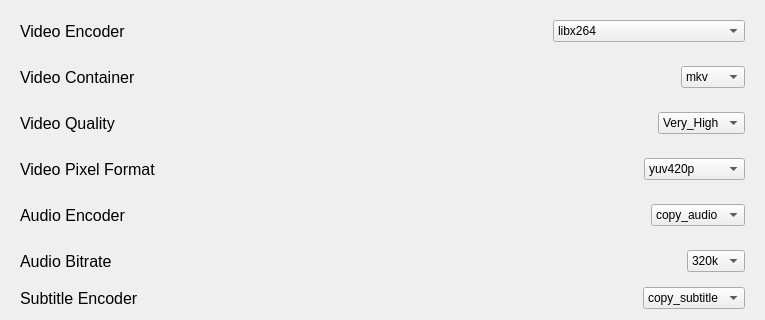
                       <widget class="QWidget" name="widget_15" native="true">
                        <layout class="QVBoxLayout" name="verticalLayout_26">
                         <item>
                          <widget class="QWidget" name="widget_17" native="true">
                           <layout class="QHBoxLayout" name="horizontalLayout_15">
                            <item>
                             <widget class="QLabel" name="encoderLabel">
                              <property name="font">
                               <font>
                                <pointsize>12</pointsize>
                               </font>
                              </property>
                              <property name="text">
                               <string>Video Encoder</string>
                              </property>
                             </widget>
                            </item>
                            <item>
                             <spacer name="horizontalSpacer_9">
                              <property name="orientation">
                               <enum>Qt::Orientation::Horizontal</enum>
                              </property>
                              <property name="sizeHint" stdset="0">
                               <size>
                                <width>40</width>
                                <height>20</height>
                               </size>
                              </property>
                             </spacer>
                            </item>
                            <item>
                             <widget class="QLabel" name="label_54">
                              <property name="maximumSize">
                               <size>
                                <width>25</width>
                                <height>25</height>
                               </size>
                              </property>
                              <property name="toolTip">
                               <string>&lt;html&gt;&lt;head/&gt;&lt;body&gt;&lt;p&gt;&lt;span style=&quot; font-weight:700;&quot;&gt;Encoder:&lt;/span&gt;&lt;/p&gt;&lt;p&gt;- Compression algorithm for video, most common is libx264&lt;/p&gt;&lt;p&gt;- Any encoder without a device label is a CPU encoder.&lt;/p&gt;&lt;p&gt;- &lt;span style=&quot; font-weight:700; text-decoration: underline;&quot;&gt;Lossy Encoders:&lt;/span&gt;&lt;/p&gt;&lt;p&gt;- libx264 (&lt;span style=&quot; font-weight:700;&quot;&gt;mkv, mp4, mov, avi&lt;/span&gt;)&lt;/p&gt;&lt;p&gt;- libx265 (&lt;span style=&quot; font-weight:700;&quot;&gt;mkv, mp4, mov&lt;/span&gt;)&lt;/p&gt;&lt;p&gt;- vp9 (&lt;span style=&quot; font-weight:700;&quot;&gt;mkv, webm&lt;/span&gt;)&lt;/p&gt;&lt;p&gt;- av1 (&lt;span style=&quot; font-weight:700;&quot;&gt;mkv, mp4, webm&lt;/span&gt;)&lt;/p&gt;&lt;p&gt;- &lt;span style=&quot; font-weight:700; text-decoration: underline;&quot;&gt;Lossless Encoders:&lt;/span&gt;&lt;/p&gt;&lt;p&gt;- prores (&lt;span style=&quot; font-weight:700;&quot;&gt;mkv, mov&lt;/span&gt;)&lt;/p&gt;&lt;p&gt;- ffv1 (&lt;span style=&quot; font-weight:700;&quot;&gt;mkv, avi&lt;/span&gt;)&lt;/p&gt;&lt;/body&gt;&lt;/html&gt;</string>
                              </property>
                              <property name="text">
                               <string/>
                              </property>
                              <property name="pixmap">
                               <pixmap resource="resources.qrc">:/icons/icons/info.svg</pixmap>
                              </property>
                              <property name="scaledContents">
                               <bool>true</bool>
                              </property>
                             </widget>
                            </item>
                            <item>
                             <widget class="QComboBox" name="encoder">
                              <property name="minimumSize">
                               <size>
                                <width>0</width>
                                <height>0</height>
                               </size>
                              </property>
                              <item>
                               <property name="text">
                                <string>libx264</string>
                               </property>
                              </item>
                              <item>
                               <property name="text">
                                <string>libx265</string>
                               </property>
                              </item>
                              <item>
                               <property name="text">
                                <string>vp9</string>
                               </property>
                              </item>
                              <item>
                               <property name="text">
                                <string>av1</string>
                               </property>
                              </item>
                              <item>
                               <property name="text">
                                <string>prores</string>
                               </property>
                              </item>
                              <item>
                               <property name="text">
                                <string>ffv1</string>
                               </property>
                              </item>
                              <item>
                               <property name="text">
                                <string>x264_vulkan (experimental)</string>
                               </property>
                              </item>
                              <item>
                               <property name="text">
                                <string>x264_nvenc</string>
                               </property>
                              </item>
                              <item>
                               <property name="text">
                                <string>x265_nvenc</string>
                               </property>
                              </item>
                              <item>
                               <property name="text">
                                <string>av1_nvenc (40 series and up)</string>
                               </property>
                              </item>
                              <item>
                               <property name="text">
                                <string>x264_vaapi</string>
                               </property>
                              </item>
                              <item>
                               <property name="text">
                                <string>x265_vaapi</string>
                               </property>
                              </item>
                              <item>
                               <property name="text">
                                <string>av1_vaapi</string>
                               </property>
                              </item>
                             </widget>
                            </item>
                           </layout>
                          </widget>
                         </item>
                         <item>
                          <widget class="QWidget" name="widget_27" native="true">
                           <layout class="QHBoxLayout" name="horizontalLayout_44">
                            <item>
                             <widget class="QLabel" name="label_49">
                              <property name="font">
                               <font>
                                <pointsize>12</pointsize>
                               </font>
                              </property>
                              <property name="text">
                               <string>Video Container</string>
                              </property>
                             </widget>
                            </item>
                            <item>
                             <spacer name="horizontalSpacer_19">
                              <property name="orientation">
                               <enum>Qt::Orientation::Horizontal</enum>
                              </property>
                              <property name="sizeHint" stdset="0">
                               <size>
                                <width>437</width>
                                <height>20</height>
                               </size>
                              </property>
                             </spacer>
                            </item>
                            <item>
                             <widget class="QLabel" name="label_50">
                              <property name="maximumSize">
                               <size>
                                <width>25</width>
                                <height>25</height>
                               </size>
                              </property>
                              <property name="toolTip">
                               <string>&lt;html&gt;&lt;head/&gt;&lt;body&gt;&lt;p&gt;&lt;span style=&quot; font-weight:700;&quot;&gt;Video Container&lt;/span&gt;&lt;/p&gt;&lt;p&gt;- Changes the video container in the default output file generated container.&lt;/p&gt;&lt;p&gt;- &lt;span style=&quot; font-weight:700;&quot;&gt;mkv &lt;/span&gt;is &lt;span style=&quot; font-weight:700;&quot;&gt;recomended&lt;/span&gt; due to its extensive support for different formats.&lt;/p&gt;&lt;p&gt;&lt;span style=&quot; font-weight:700;&quot;&gt;WARNING: Changing this &lt;/span&gt;&lt;span style=&quot; font-weight:700; text-decoration: underline;&quot;&gt;MAY&lt;/span&gt;&lt;span style=&quot; font-weight:700;&quot;&gt; break encoder compadibility. &lt;/span&gt;&lt;/p&gt;&lt;p&gt;&lt;span style=&quot; font-weight:700;&quot;&gt;Please look at the audio and video encoder tooltips for compadibility.&lt;/span&gt;&lt;/p&gt;&lt;/body&gt;&lt;/html&gt;</string>
                              </property>
                              <property name="text">
                               <string/>
                              </property>
                              <property name="pixmap">
                               <pixmap resource="resources.qrc">:/icons/icons/info.svg</pixmap>
                              </property>
                              <property name="scaledContents">
                               <bool>true</bool>
                              </property>
                             </widget>
                            </item>
                            <item>
                             <widget class="QComboBox" name="video_container">
                              <item>
                               <property name="text">
                                <string>mkv</string>
                               </property>
                              </item>
                              <item>
                               <property name="text">
                                <string>mp4</string>
                               </property>
                              </item>
                              <item>
                               <property name="text">
                                <string>mov</string>
                               </property>
                              </item>
                              <item>
                               <property name="text">
                                <string>webm</string>
                               </property>
                              </item>
                              <item>
                               <property name="text">
                                <string>avi</string>
                               </property>
                              </item>
                             </widget>
                            </item>
                           </layout>
                          </widget>
                         </item>
                         <item>
                          <widget class="QWidget" name="widget_18" native="true">
                           <layout class="QHBoxLayout" name="horizontalLayout_33">
                            <item>
                             <widget class="QLabel" name="encoderLabel_5">
                              <property name="font">
                               <font>
                                <pointsize>12</pointsize>
                               </font>
                              </property>
                              <property name="text">
                               <string>Video Quality</string>
                              </property>
                             </widget>
                            </item>
                            <item>
                             <spacer name="horizontalSpacer_17">
                              <property name="orientation">
                               <enum>Qt::Orientation::Horizontal</enum>
                              </property>
                              <property name="sizeHint" stdset="0">
                               <size>
                                <width>40</width>
                                <height>20</height>
                               </size>
                              </property>
                             </spacer>
                            </item>
                            <item>
                             <widget class="QComboBox" name="video_quality">
                              <property name="minimumSize">
                               <size>
                                <width>0</width>
                                <height>0</height>
                               </size>
                              </property>
                              <item>
                               <property name="text">
                                <string>Very_High</string>
                               </property>
                              </item>
                              <item>
                               <property name="text">
                                <string>High</string>
                               </property>
                              </item>
                              <item>
                               <property name="text">
                                <string>Medium</string>
                               </property>
                              </item>
                              <item>
                               <property name="text">
                                <string>Low</string>
                               </property>
                              </item>
                             </widget>
                            </item>
                           </layout>
                          </widget>
                         </item>
                         <item>
                          <widget class="QWidget" name="widget_21" native="true">
                           <layout class="QHBoxLayout" name="horizontalLayout_35">
                            <item>
                             <widget class="QLabel" name="encoderLabel_7">
                              <property name="font">
                               <font>
                                <pointsize>12</pointsize>
                               </font>
                              </property>
                              <property name="text">
                               <string>Video Pixel Format</string>
                              </property>
                             </widget>
                            </item>
                            <item>
                             <spacer name="horizontalSpacer_20">
                              <property name="orientation">
                               <enum>Qt::Orientation::Horizontal</enum>
                              </property>
                              <property name="sizeHint" stdset="0">
                               <size>
                                <width>469</width>
                                <height>20</height>
                               </size>
                              </property>
                             </spacer>
                            </item>
                            <item>
                             <widget class="QLabel" name="label_58">
                              <property name="maximumSize">
                               <size>
                                <width>25</width>
                                <height>25</height>
                               </size>
                              </property>
                              <property name="toolTip">
                               <string>&lt;html&gt;&lt;head/&gt;&lt;body&gt;&lt;p&gt;&lt;span style=&quot; font-weight:700;&quot;&gt;Pixel Format&lt;/span&gt;&lt;/p&gt;&lt;p&gt;- D&lt;span style=&quot; font-family:'Droid Sans Mono','monospace','monospace'; font-size:9pt; color:#cccccc;&quot;&gt;efines how color information is stored for each pixel in a video frame.&lt;/span&gt;&lt;/p&gt;&lt;p&gt;&lt;span style=&quot; font-family:'Droid Sans Mono','monospace','monospace'; font-size:9pt; color:#cccccc;&quot;&gt;- yuv420p: Most common, removes the most information. &lt;/span&gt;(&lt;span style=&quot; font-weight:700;&quot;&gt;mkv, mp4, mov, avi, webm&lt;/span&gt;)&lt;/p&gt;&lt;p&gt;&lt;span style=&quot; font-family:'Droid Sans Mono','monospace','monospace'; font-size:9pt; color:#cccccc;&quot;&gt;- yuv422p: In between 420p and 444p. &lt;/span&gt;(&lt;span style=&quot; font-weight:700;&quot;&gt;mkv, mov, mp4&lt;/span&gt;)&lt;/p&gt;&lt;p&gt;&lt;span style=&quot; font-family:'Droid Sans Mono','monospace','monospace'; font-size:9pt; color:#cccccc;&quot;&gt;- yuv444p: Keeps the most information. &lt;/span&gt;(&lt;span style=&quot; font-weight:700;&quot;&gt;mkv, mov, mp4&lt;/span&gt;)&lt;br/&gt;&lt;/p&gt;&lt;p&gt;- &lt;span style=&quot; font-family:'Droid Sans Mono','monospace','monospace'; font-size:9pt; color:#cccccc;&quot;&gt;yuv 420/422/444 p10le: 10 bit version of each. (MKV and MP4 containers only) &lt;/span&gt;(&lt;span style=&quot; font-weight:700;&quot;&gt;mkv, mov, mp4&lt;/span&gt;)&lt;/p&gt;&lt;/body&gt;&lt;/html&gt;</string>
                              </property>
                              <property name="text">
                               <string/>
                              </property>
                              <property name="pixmap">
                               <pixmap resource="resources.qrc">:/icons/icons/info.svg</pixmap>
                              </property>
                              <property name="scaledContents">
                               <bool>true</bool>
                              </property>
                             </widget>
                            </item>
                            <item>
                             <widget class="QComboBox" name="video_pixel_format">
                              <property name="minimumSize">
                               <size>
                                <width>0</width>
                                <height>0</height>
                               </size>
                              </property>
                              <item>
                               <property name="text">
                                <string>yuv420p</string>
                               </property>
                              </item>
                              <item>
                               <property name="text">
                                <string>yuv422p</string>
                               </property>
                              </item>
                              <item>
                               <property name="text">
                                <string>yuv444p</string>
                               </property>
                              </item>
                              <item>
                               <property name="text">
                                <string>yuv420p10le</string>
                               </property>
                              </item>
                              <item>
                               <property name="text">
                                <string>yuv422p10le</string>
                               </property>
                              </item>
                              <item>
                               <property name="text">
                                <string>yuv444p10le</string>
                               </property>
                              </item>
                             </widget>
                            </item>
                           </layout>
                          </widget>
                         </item>
                         <item>
                          <widget class="QWidget" name="widget_20" native="true">
                           <layout class="QHBoxLayout" name="horizontalLayout_34">
                            <item>
                             <widget class="QLabel" name="encoderLabel_10">
                              <property name="font">
                               <font>
                                <pointsize>12</pointsize>
                               </font>
                              </property>
                              <property name="text">
                               <string>Audio Encoder</string>
                              </property>
                             </widget>
                            </item>
                            <item>
                             <spacer name="horizontalSpacer_30">
                              <property name="orientation">
                               <enum>Qt::Orientation::Horizontal</enum>
                              </property>
                              <property name="sizeHint" stdset="0">
                               <size>
                                <width>382</width>
                                <height>20</height>
                               </size>
                              </property>
                             </spacer>
                            </item>
                            <item>
                             <widget class="QLabel" name="label_56">
                              <property name="maximumSize">
                               <size>
                                <width>25</width>
                                <height>25</height>
                               </size>
                              </property>
                              <property name="toolTip">
                               <string>&lt;html&gt;&lt;head/&gt;&lt;body&gt;&lt;p&gt;&lt;span style=&quot; font-weight:700;&quot;&gt;Audio Encoder&lt;/span&gt;&lt;/p&gt;&lt;p&gt;- &lt;span style=&quot; font-weight:700;&quot;&gt;Recommended &lt;/span&gt;to use &lt;span style=&quot; font-weight:700;&quot;&gt;aac&lt;/span&gt; if the video container is &lt;span style=&quot; font-weight:700;&quot;&gt;not mkv, &lt;/span&gt;or if the output video has audio isses.&lt;/p&gt;&lt;p&gt;&lt;span style=&quot; font-weight:700;&quot;&gt;- &lt;/span&gt;copy_audio: No re-encoding is done on the output&lt;/p&gt;&lt;p&gt;- aac: Most common, and high quality.&lt;/p&gt;&lt;p&gt;- libmp3lame: Used less, low quality.&lt;/p&gt;&lt;p&gt;- opus: Used for &lt;span style=&quot; font-weight:700;&quot;&gt;webm&lt;/span&gt;.&lt;/p&gt;&lt;/body&gt;&lt;/html&gt;</string>
                              </property>
                              <property name="text">
                               <string/>
                              </property>
                              <property name="pixmap">
                               <pixmap resource="resources.qrc">:/icons/icons/info.svg</pixmap>
                              </property>
                              <property name="scaledContents">
                               <bool>true</bool>
                              </property>
                             </widget>
                            </item>
                            <item>
                             <widget class="QComboBox" name="audio_encoder">
                              <property name="minimumSize">
                               <size>
                                <width>0</width>
                                <height>0</height>
                               </size>
                              </property>
                              <item>
                               <property name="text">
                                <string>copy_audio</string>
                               </property>
                              </item>
                              <item>
                               <property name="text">
                                <string>aac</string>
                               </property>
                              </item>
                              <item>
                               <property name="text">
                                <string>libmp3lame</string>
                               </property>
                              </item>
                              <item>
                               <property name="text">
                                <string>opus</string>
                               </property>
                              </item>
                             </widget>
                            </item>
                           </layout>
                          </widget>
                         </item>
                         <item>
                          <widget class="QWidget" name="widget_16" native="true">
                           <layout class="QHBoxLayout" name="horizontalLayout_2">
                            <item>
                             <widget class="QLabel" name="encoderLabel_6">
                              <property name="font">
                               <font>
                                <pointsize>12</pointsize>
                               </font>
                              </property>
                              <property name="text">
                               <string>Audio Bitrate</string>
                              </property>
                             </widget>
                            </item>
                            <item>
                             <spacer name="horizontalSpacer_18">
                              <property name="orientation">
                               <enum>Qt::Orientation::Horizontal</enum>
                              </property>
                              <property name="sizeHint" stdset="0">
                               <size>
                                <width>494</width>
                                <height>20</height>
                               </size>
                              </property>
                             </spacer>
                            </item>
                            <item>
                             <widget class="QLabel" name="label_57">
                              <property name="maximumSize">
                               <size>
                                <width>25</width>
                                <height>25</height>
                               </size>
                              </property>
                              <property name="toolTip">
                               <string>&lt;html&gt;&lt;head/&gt;&lt;body&gt;&lt;p&gt;&lt;span style=&quot; font-weight:700;&quot;&gt;Audio Bitrate&lt;/span&gt;&lt;/p&gt;&lt;p&gt;&lt;span style=&quot; font-weight:700;&quot;&gt;- &lt;/span&gt;Higher bitrate = higher quality&lt;/p&gt;&lt;p&gt;   - Only applies to &lt;span style=&quot; font-weight:700;&quot;&gt;aac &lt;/span&gt;and &lt;span style=&quot; font-weight:700;&quot;&gt;libmp3lame&lt;/span&gt;.&lt;/p&gt;&lt;/body&gt;&lt;/html&gt;</string>
                              </property>
                              <property name="text">
                               <string/>
                              </property>
                              <property name="pixmap">
                               <pixmap resource="resources.qrc">:/icons/icons/info.svg</pixmap>
                              </property>
                              <property name="scaledContents">
                               <bool>true</bool>
                              </property>
                             </widget>
                            </item>
                            <item>
                             <widget class="QComboBox" name="audio_bitrate">
                              <property name="minimumSize">
                               <size>
                                <width>0</width>
                                <height>0</height>
                               </size>
                              </property>
                              <item>
                               <property name="text">
                                <string>320k</string>
                               </property>
                              </item>
                              <item>
                               <property name="text">
                                <string>192k</string>
                               </property>
                              </item>
                              <item>
                               <property name="text">
                                <string>128k</string>
                               </property>
                              </item>
                              <item>
                               <property name="text">
                                <string>96k</string>
                               </property>
                              </item>
                             </widget>
                            </item>
                           </layout>
                          </widget>
                         </item>
                         <item>
                          <widget class="QWidget" name="widget_26" native="true">
                           <property name="sizePolicy">
                            <sizepolicy hsizetype="Preferred" vsizetype="Minimum">
                             <horstretch>0</horstretch>
                             <verstretch>0</verstretch>
                            </sizepolicy>
                           </property>
                           <layout class="QHBoxLayout" name="horizontalLayout_43">
                            <property name="leftMargin">
                             <number>9</number>
                            </property>
                            <property name="topMargin">
                             <number>0</number>
                            </property>
                            <property name="rightMargin">
                             <number>9</number>
                            </property>
                            <property name="bottomMargin">
                             <number>0</number>
                            </property>
                            <item>
                             <widget class="QLabel" name="encoderLabel_8">
                              <property name="font">
                               <font>
                                <pointsize>12</pointsize>
                               </font>
                              </property>
                              <property name="text">
                               <string>Subtitle Encoder</string>
                              </property>
                             </widget>
                            </item>
                            <item>
                             <spacer name="horizontalSpacer_23">
                              <property name="orientation">
                               <enum>Qt::Orientation::Horizontal</enum>
                              </property>
                              <property name="sizeHint" stdset="0">
                               <size>
                                <width>307</width>
                                <height>20</height>
                               </size>
                              </property>
                             </spacer>
                            </item>
                            <item>
                             <widget class="QLabel" name="label_60">
                              <property name="maximumSize">
                               <size>
                                <width>25</width>
                                <height>25</height>
                               </size>
                              </property>
                              <property name="toolTip">
                               <string>&lt;html&gt;&lt;head/&gt;&lt;body&gt;&lt;p&gt;&lt;span style=&quot; font-weight:700;&quot;&gt;Subtitle Encoder&lt;/span&gt;&lt;/p&gt;&lt;p&gt;- &lt;span style=&quot; font-weight:700;&quot;&gt;Recommended &lt;/span&gt;to use &lt;span style=&quot; font-weight:700;&quot;&gt;copy_subtitles&lt;/span&gt;.&lt;/p&gt;&lt;p&gt;-&lt;span style=&quot; font-weight:700;&quot;/&gt;copy_subtitles: No re-encoding is done on the output&lt;/p&gt;&lt;p&gt;- srt: Most common.&lt;/p&gt;&lt;p&gt;- ass: Higher customization of subtitles.&lt;/p&gt;&lt;p&gt;- webvtt: Used for &lt;span style=&quot; font-weight:700;&quot;&gt;webm&lt;/span&gt;.&lt;/p&gt;&lt;/body&gt;&lt;/html&gt;</string>
                              </property>
                              <property name="text">
                               <string/>
                              </property>
                              <property name="pixmap">
                               <pixmap resource="resources.qrc">:/icons/icons/info.svg</pixmap>
                              </property>
                              <property name="scaledContents">
                               <bool>true</bool>
                              </property>
                             </widget>
                            </item>
                            <item>
                             <widget class="QComboBox" name="subtitle_encoder">
                              <property name="minimumSize">
                               <size>
                                <width>0</width>
                                <height>0</height>
                               </size>
                              </property>
                              <item>
                               <property name="text">
                                <string>copy_subtitle</string>
                               </property>
                              </item>
                              <item>
                               <property name="text">
                                <string>srt</string>
                               </property>
                              </item>
                              <item>
                               <property name="text">
                                <string>ass</string>
                               </property>
                              </item>
                              <item>
                               <property name="text">
                                <string>webvtt</string>
                               </property>
                              </item>
                             </widget>
                            </item>
                           </layout>
                          </widget>
                         </item>
                        </layout>
                       </widget>
